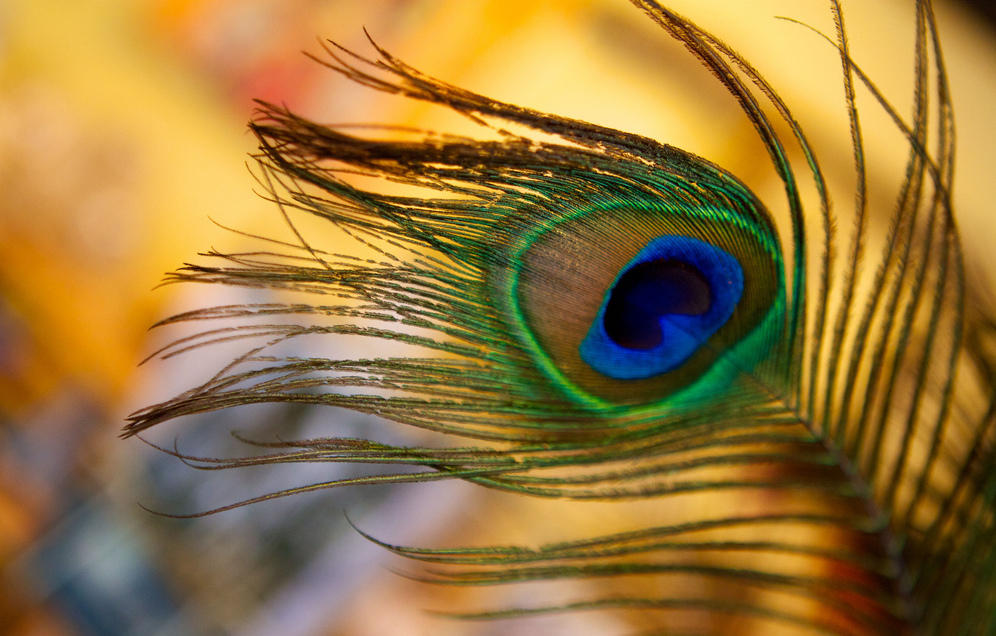
#> input picture OpenCV/TASK1/rsz_peacock-feather.jpg, 996 x 636 px, found by its file name
$ python opencv.py
#> lines starting #> are read from the running program, lines starting #| are printed output that depends on the picture; after the words box and inside, x2 and y2 are one past the last pixel; in counts of white or black regions, pixels touching at a corner belong together
import cv2 as cv
import sys
path = '/home/prathmesh/Desktop/UMIC/Autumn-of-Automation/OpenCV/TASK1/rsz_peacock-feather.jpg'
img = cv.imread(path)
#> img is the input picture: shape (636, 996, 3); mean B, G, R 60.9, 120.2, 152.7
gray = cv.cvtColor(img, cv.COLOR_BGR2GRAY)
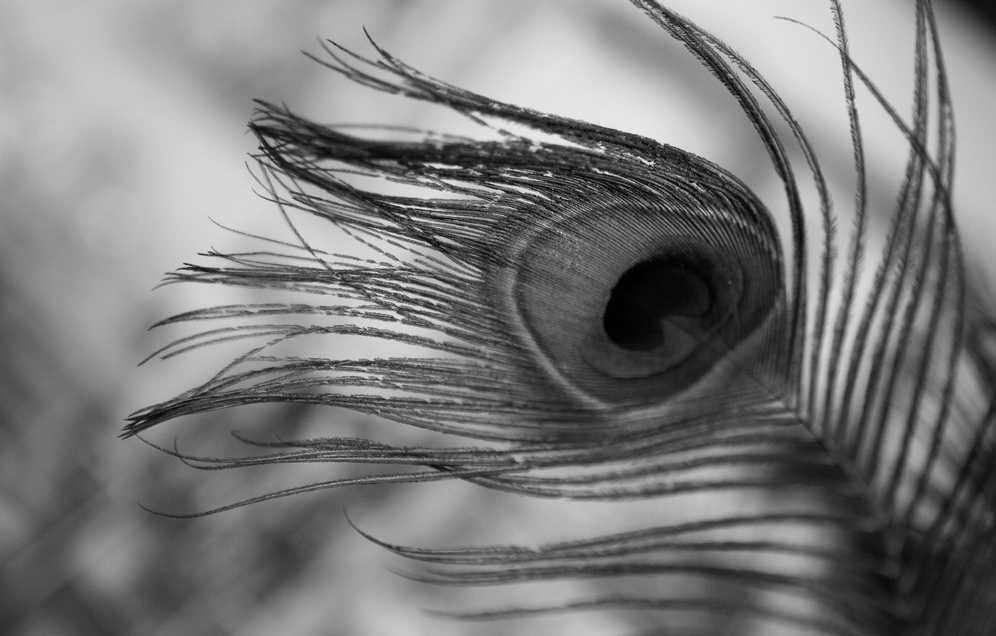
#> gray: shape (636, 996); min 0, max 236, mean 123.2
cv.imwrite("gray.jpg", gray)
_,bw_binary = cv.threshold(gray,127,255,cv.THRESH_BINARY)
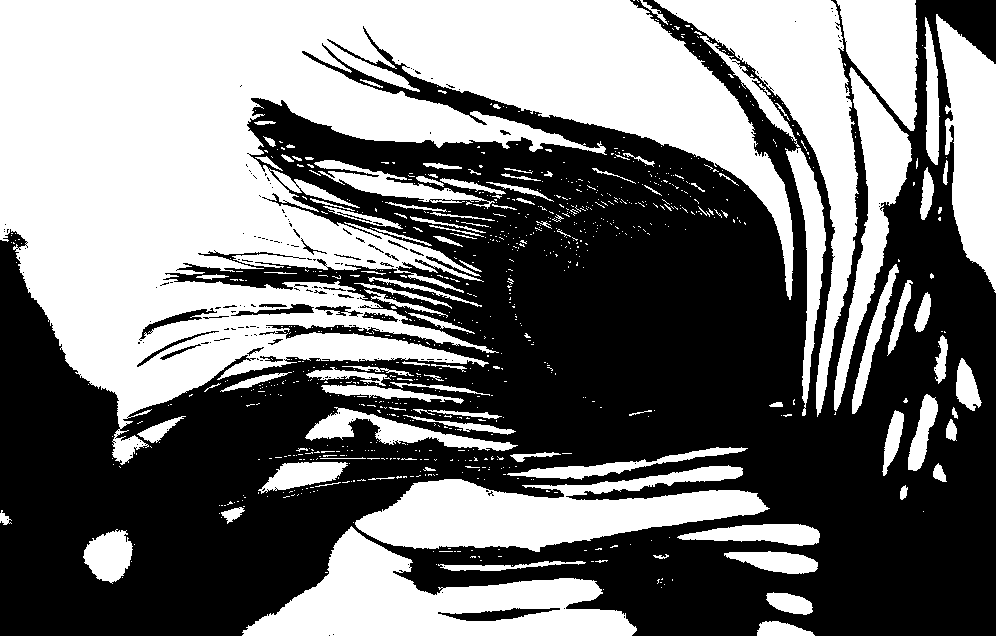
#> bw_binary: shape (636, 996); 46.6% white; 912 white regions (799 under 20 px), largest, box (x1, y1, x2, y2) and area: (0, 0, 794, 465) 171095, (242, 526, 637, 636) 19848, (654, 0, 859, 417) 19468
cv.imwrite("bw_binary.jpg", bw_binary)
bw_adaptive_mean = cv.adaptiveThreshold(gray ,255,cv.ADAPTIVE_THRESH_MEAN_C,\
            cv.THRESH_BINARY,11,2)
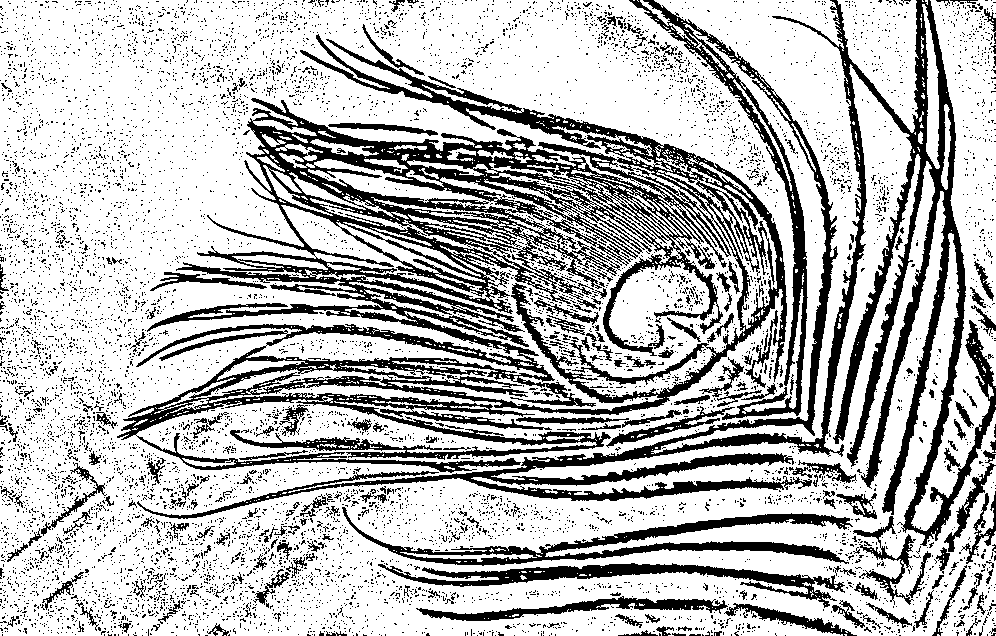
#> bw_adaptive_mean: shape (636, 996); 72.8% white; 8364 black regions (8112 under 20 px), largest, box (x1, y1, x2, y2) and area: (117, 34, 787, 473) 73831, (137, 0, 996, 546) 41607, (342, 507, 853, 566) 6454
cv.imwrite("bw_adaptive_mean.jpg", bw_adaptive_mean)
bw_adaptive_gaussian = cv.adaptiveThreshold(gray,255,cv.ADAPTIVE_THRESH_GAUSSIAN_C,\
            cv.THRESH_BINARY,11,2)
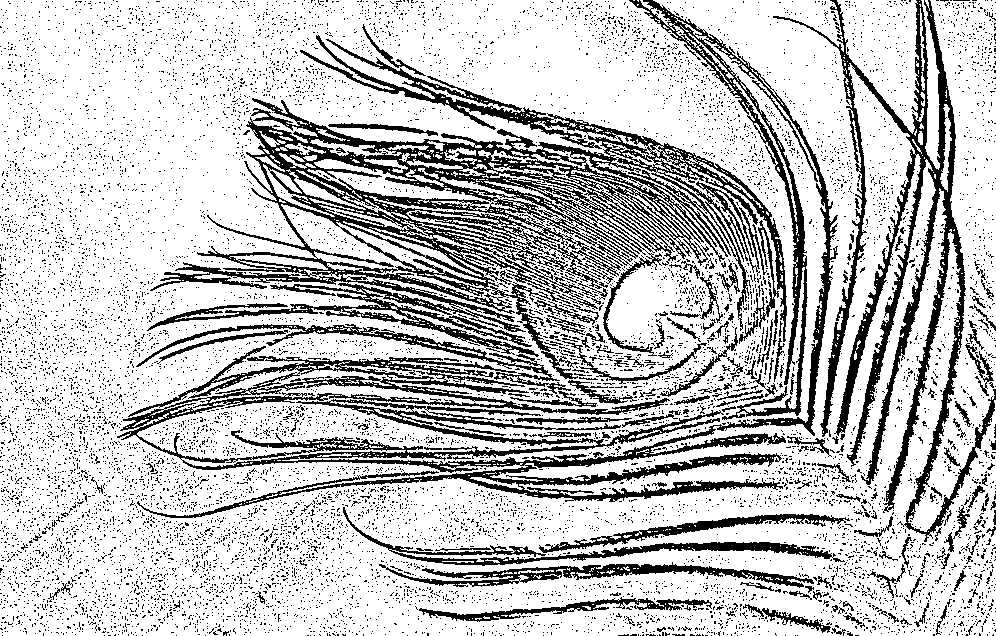
#> bw_adaptive_gaussian: shape (636, 996); 76.6% white; 11429 black regions (11240 under 20 px), largest, box (x1, y1, x2, y2) and area: (147, 35, 787, 379) 46795, (117, 0, 838, 518) 31802, (773, 0, 996, 542) 17907
cv.imwrite("bw_adaptive_gaussian.jpg", bw_adaptive_gaussian)
cv.waitKey(0)
